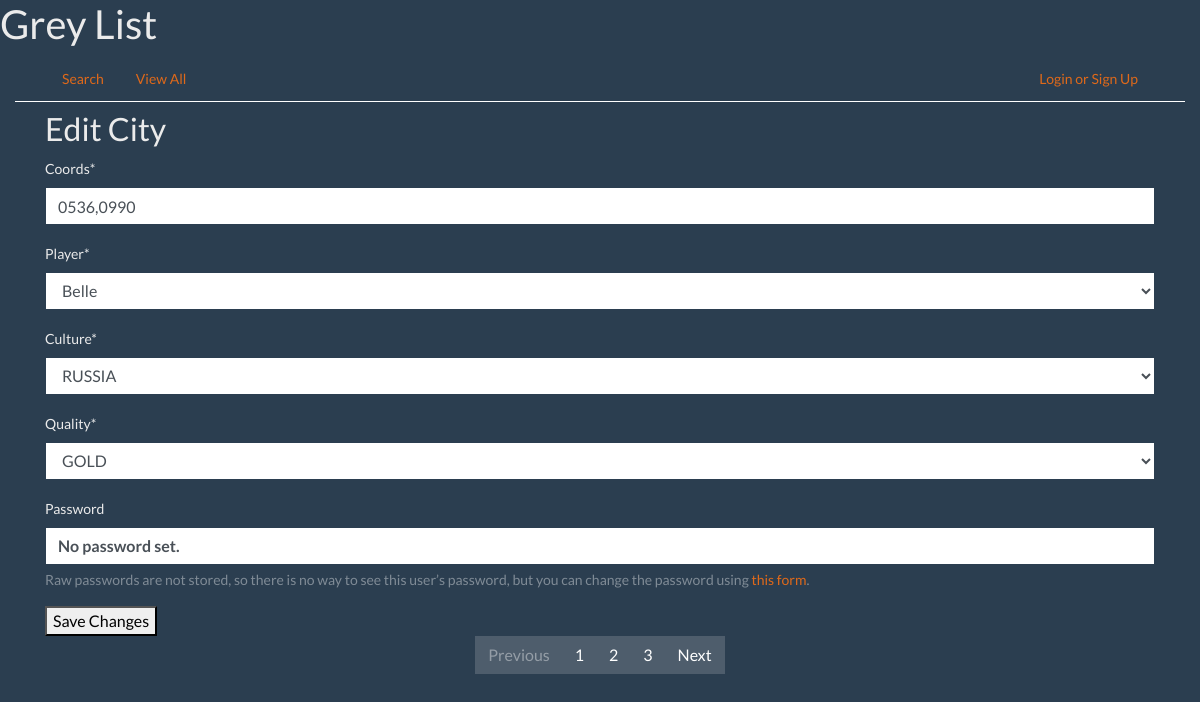
The app's page /city/edit/1/ with its own data.
### subCityList/models.py (models this page shows)
class Subcity (models.Model):
    id = models.AutoField(primary_key=True)
    coords = models.CharField(max_length=9, blank=False, unique=True)
    player = models.ForeignKey(Player, related_name='cities', blank=False, on_delete=models.CASCADE)
    culture = models.CharField(max_length=7, blank=False, choices=SUB_CULTURE, default=JAPAN)
    quality = models.CharField(max_length=6, blank=False, choices=SUB_QUALITY, default=EXCELLENT)

### subCityList/views_city.py (the view)
# urls.py: path('city/edit/<int:city_pk>/', views_city.city_edit, name='city_edit'),
def city_edit(request, city_pk):
    city = get_object_or_404(Subcity, id=city_pk)
    if request.method == 'POST':
        form = EditCityOwner(request.POST, instance=city)
        if form.is_valid():
            form.save()
            return redirect('subCityList:city_detail', city_pk=city.id)
        else:
            message = 'Player Not Found'
            return render(request, 'subCityList/city/city_edit.html', {'form': form, 'message': message})
    else:
        form = EditCityOwner(instance=city)
        return render(request, 'subCityList/city/city_edit.html', {'form': form, 'city_pk': city.id})

### subCityList/forms.py (shortened to what this page needs)
class EditCityOwner(UserChangeForm):
    class Meta:
        model = Subcity
        fields = ('coords', 'player', 'culture', 'quality')
        exclude = ('password',)

### subCityList/models.py (called while the page is built)
    def __str__(self):
        return self.name

### subCityList/templates/subCityList/city/city_edit.html (shortened to what this page needs)
{% extends 'subCityList/base.html' %}
{% load crispy_forms_filters %}
{% block content %}
    <H2>Edit City</H2>
    <form method='post' action="">{% csrf_token %}
        <table id="city_edit_form">
            {{ form|crispy }}
        </table>
        <button type='submit'>Save Changes</button>
    </form>
{% endblock %}

### records on screen
Subcity: coords "0536,0990", player "Belle", culture "RUSSIA", quality "GOLD"
